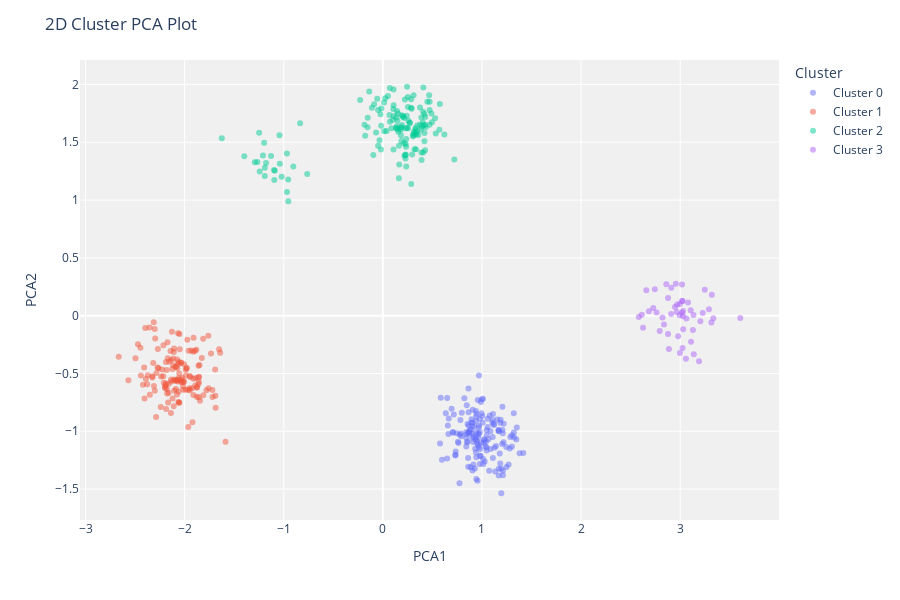

Notebook code cell kept with this figure:
### Code cell
# pca cluster plot 생성
plot_model(kmeans, plot = 'cluster')

### Figure 1 — Plotly figure (JSON) as saved in the notebook; plotly's stock layout.template omitted (floating-point values rounded to 4 significant figures; data arrays with more than 128 entries replaced by an {"elided": "..."} marker saying what was removed)
{"data": [{"customdata": {"elided": "157x1 int values"}, "hovertemplate": "Cluster=Cluster 0<br>PCA1=%{x}<br>PCA2=%{y}<br>Feature=%{customdata[0]}<extra></extra>", "legendgroup": "Cluster 0", "marker": {"color": "#636efa", "opacity": 0.5, "symbol": "circle"}, "mode": "markers", "name": "Cluster 0", "orientation": "v", "showlegend": true, "textposition": "top center", "type": "scatter", "x": {"elided": "157 float values"}, "xaxis": "x", "y": {"elided": "157 float values"}, "yaxis": "y"}, {"customdata": {"elided": "147x1 int values"}, "hovertemplate": "Cluster=Cluster 1<br>PCA1=%{x}<br>PCA2=%{y}<br>Feature=%{customdata[0]}<extra></extra>", "legendgroup": "Cluster 1", "marker": {"color": "#EF553B", "opacity": 0.5, "symbol": "circle"}, "mode": "markers", "name": "Cluster 1", "orientation": "v", "showlegend": true, "textposition": "top center", "type": "scatter", "x": {"elided": "147 float values"}, "xaxis": "x", "y": {"elided": "147 float values"}, "yaxis": "y"}, {"customdata": {"elided": "151x1 int values"}, "hovertemplate": "Cluster=Cluster 2<br>PCA1=%{x}<br>PCA2=%{y}<br>Feature=%{customdata[0]}<extra></extra>", "legendgroup": "Cluster 2", "marker": {"color": "#00cc96", "opacity": 0.5, "symbol": "circle"}, "mode": "markers", "name": "Cluster 2", "orientation": "v", "showlegend": true, "textposition": "top center", "type": "scatter", "x": {"elided": "151 float values"}, "xaxis": "x", "y": {"elided": "151 float values"}, "yaxis": "y"}, {"customdata": [[22], [25], [26], [28], [29], [22], [24], [24], [26], [28], [26], [23], [25], [29], [17], [18], [26], [18], [21], [30], [17], [25], [20], [20], [28], [20], [28], [25], [31], [27], [21], [22], [24], [17], [28], [23], [28], [17], [26], [27], [24], [25], [29], [24], [23], [23], [25], [24], [27], [24]], "hovertemplate": "Cluster=Cluster 3<br>PCA1=%{x}<br>PCA2=%{y}<br>Feature=%{customdata[0]}<extra></extra>", "legendgroup": "Cluster 3", "marker": {"color": "#ab63fa", "opacity": 0.5, "symbol": "circle"}, "mode": "markers", "name": "Cluster 3", "orientation": "v", "showlegend": true, "textposition": "top center", "type": "scatter", "x": [2.979, 2.877, 3.03, 3.109, 2.908, 3.227, 3.106, 3.128, 2.947, 3.057, 3.023, 3.028, 2.744, 3.019, 3.319, 2.86, 2.762, 3.019, 3.134, 2.582, 3.248, 2.683, 2.965, 2.91, 2.625, 3.022, 3.19, 3.063, 2.886, 3.137, 3.018, 2.956, 3.028, 3.606, 2.613, 3.29, 2.728, 3.203, 2.658, 2.877, 2.968, 2.995, 2.997, 2.836, 2.997, 2.821, 3.315, 3.079, 2.793, 3.335], "xaxis": "x", "y": [-0.1777, 0.1535, -0.1178, -0.2267, 0.01459, 0.02356, 0.04665, -0.1239, 0.07394, -0.3727, -0.2798, -0.005102, 0.2285, 0.1262, 0.1815, 0.272, 0.02747, 0.2698, 0.005366, -0.01183, 0.2232, 0.03876, 0.03078, 0.2423, -0.1051, 0.1277, -0.3934, -0.02479, -0.2875, -0.3338, 0.02568, 0.2759, 0.03959, -0.0208, 0.007656, 0.0555, 0.06575, -0.0476, 0.22, -0.1596, 0.09709, 0.004346, -0.3238, -0.07559, 0.1003, -0.01674, -0.06019, 0.1128, -0.133, -0.02343], "yaxis": "y"}], "layout": {"height": 600, "legend": {"title": {"text": "Cluster"}, "tracegroupgap": 0}, "margin": {"t": 60}, "plot_bgcolor": "rgb(240,240,240)", "title": {"text": "2D Cluster PCA Plot"}, "xaxis": {"anchor": "y", "domain": [0, 1], "title": {"text": "PCA1"}}, "yaxis": {"anchor": "x", "domain": [0, 1], "title": {"text": "PCA2"}}}}
